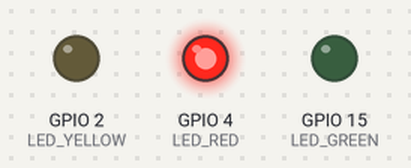
A sketch run on a simulated ESP32. Parts: output pins drawn as LEDs (lit = HIGH). What the sketch prints to the serial monitor is not drawn.

Above: at 3.0 s.
At 8.0 s:
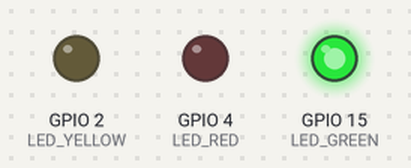
At 11.0 s:
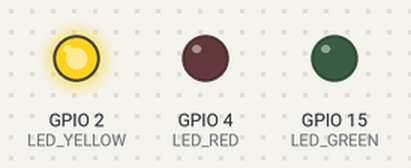
Timing chart, 0 to 15.6 s (numbered marks = the images above):
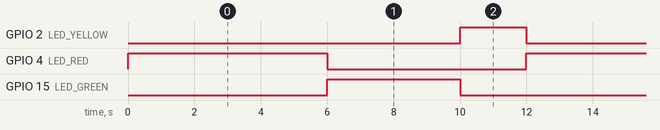

The sketch:

semaforo.ino
```cpp
// Código para semaforo em ESP32

// Definição dos pinos dos LEDs
#define LED_RED 4
#define LED_YELLOW 2
#define LED_GREEN 15

class Semaforo { // Classe Semaforo
  private:
    // Variáveis privadas
    unsigned long previousMillis = 0;
    int intervalo = 1000;
    int state0 = 0;
    int state1 = 1;
    int state2 = 2;
    int *ponteiro = &state0;

  public:
    // Método para controlar o tempo de atraso sem bloquear o loop principal
    // Retorna true quando o intervalo de tempo especificado tiver passado
  bool delayMillis(int interval) {
    intervalo = interval;
    unsigned long currentMillis = millis();
    if (currentMillis - previousMillis >= intervalo) {
      previousMillis = currentMillis;
      return true;
    } else {
      return false;
    }
  }
  // Métodos para controlar os LEDs
  void red(){
    digitalWrite(LED_RED, HIGH);
    digitalWrite(LED_YELLOW, LOW);
    digitalWrite(LED_GREEN, LOW);
  }

  void yellow(){
    digitalWrite(LED_RED, LOW);
    digitalWrite(LED_YELLOW, HIGH);
    digitalWrite(LED_GREEN, LOW);
  }

  void green(){
    digitalWrite(LED_RED, LOW);
    digitalWrite(LED_YELLOW, LOW);
    digitalWrite(LED_GREEN, HIGH);
  }
  // Método principal para controlar o semáforo
  // Alterna entre os estados do semáforo com base no tempo definido
  // Estado 0: Vermelho, Estado 1: Verde, Estado 2: Amarelo
  void working(){
    while (!delayMillis(6000) && *ponteiro == 0){
      red();
      Serial.println("Red Light");
    }
    ponteiro = &state1;
    while (!delayMillis(4000)&& *ponteiro == 1){
      green();
      Serial.println("Green Light");
    }
    ponteiro = &state2;

    while (!delayMillis(2000) && *ponteiro == 2){
      yellow();
      Serial.println("Yellow Light");
    }

    ponteiro = &state0;

  }


};

// Instância da classe Semaforo
Semaforo semaforo;

// Função de configuração
void setup()  {
  Serial.begin(115200);
  pinMode(LED_RED, OUTPUT);
  pinMode(LED_YELLOW, OUTPUT);
  pinMode(LED_GREEN, OUTPUT);

}

// Função principal de loop
void loop()  {
  semaforo.working();
}
```

Measured:
- by itself, GPIO 2 (LED_YELLOW): alternates HIGH for 2.0 s and LOW for 10.0 s
- by itself, GPIO 4 (LED_RED): alternates HIGH for 6.0 s and LOW for 6.0 s
- by itself, GPIO 15 (LED_GREEN): alternates HIGH for 4.0 s and LOW for 8.0 s
